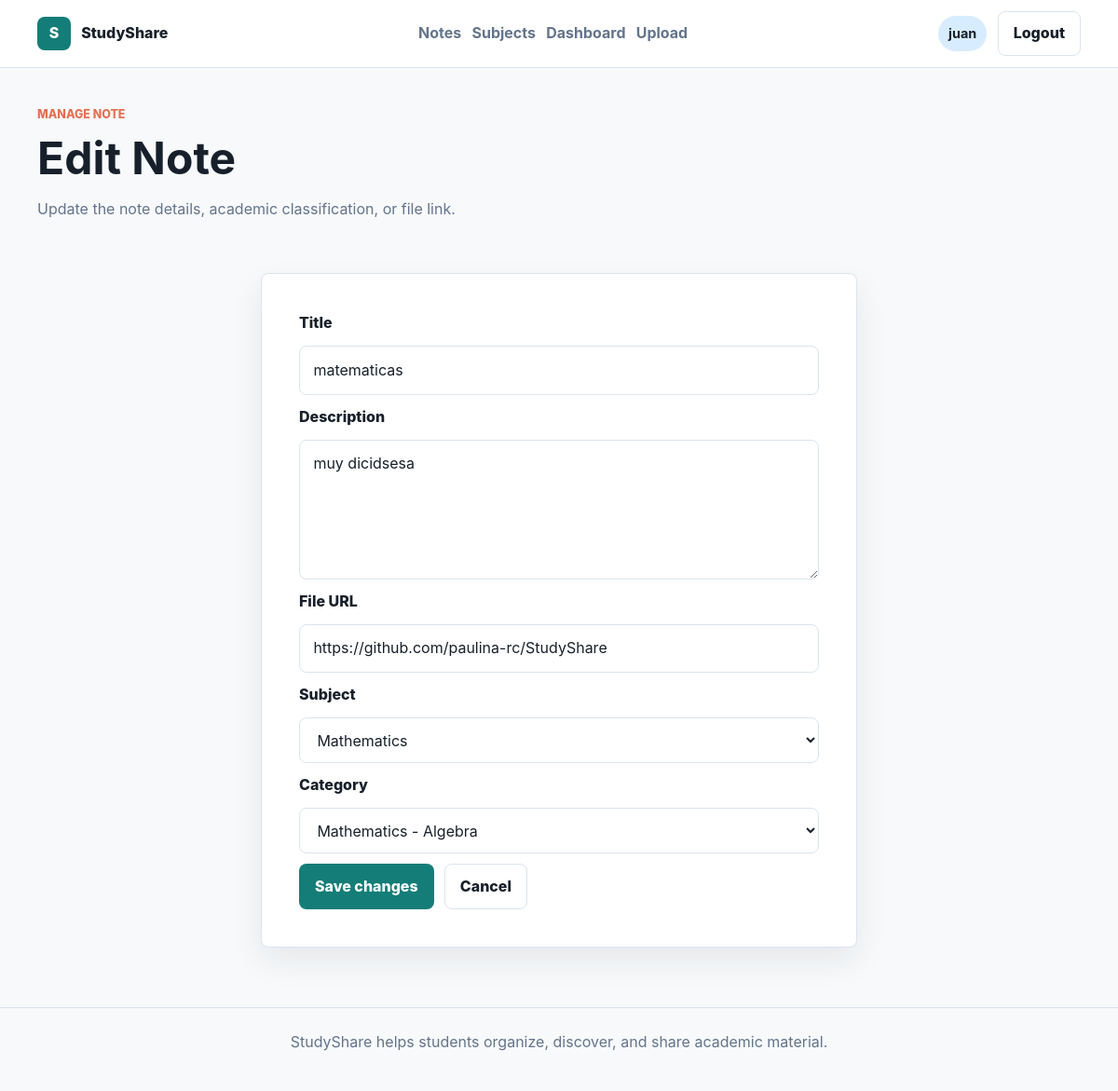
The app's page /notes/1/edit (signed in) with its own data.
### app/models/user.py (models this page shows, shortened)
class User(db.Model, UserMixin):
    __tablename__ = "users"
    id = db.Column(db.Integer, primary_key=True)
    username = db.Column(
        db.String(50),
        unique=True,
        nullable=False
    )
    email = db.Column(
        db.String(120),
        unique=True,
        nullable=False
    )
    password = db.Column(
        db.String(255),
        nullable=False
    )
    created_at = db.Column(
        db.DateTime,
        server_default=db.func.now()
    )
    notes = db.relationship(
        "Note",
        backref="author",
        lazy=True
    )

### app/models/note.py (models this page shows, shortened)
class Note(db.Model):
    __tablename__ = "notes"
    id = db.Column(db.Integer, primary_key=True)
    title = db.Column(
        db.String(150),
        nullable=False
    )
    description = db.Column(
        db.Text,
        nullable=False
    )
    file_url = db.Column(
        db.String(255),
        nullable=False
    )
    user_id = db.Column(
        db.Integer,
        db.ForeignKey("users.id"),
        nullable=False
    )
    subject_id = db.Column(
        db.Integer,
        db.ForeignKey("subjects.id"),
        nullable=False
    )
    category_id = db.Column(
        db.Integer,
        db.ForeignKey("categories.id"),
        nullable=False
    )
    created_at = db.Column(
        db.DateTime,
        server_default=db.func.now()
    )

### app/models/subject.py (models this page shows, shortened)
class Subject(db.Model):
    __tablename__ = "subjects"
    id = db.Column(db.Integer, primary_key=True)
    name = db.Column(
        db.String(100),
        unique=True,
        nullable=False
    )
    description = db.Column(
        db.Text,
        nullable=False
    )
    categories = db.relationship(
        "Category",
        backref="subject",
        lazy=True,
        cascade="all, delete-orphan"
    )
    notes = db.relationship(
        "Note",
        backref="subject",
        lazy=True
    )

### app/routes/notes.py (the view, shortened to what this page needs)
@notes.route("/notes/<int:note_id>/edit", methods=["GET", "POST"])
@login_required
def edit_note(note_id):
    note = Note.query.get_or_404(note_id)
    validate_note_owner(note)
    subjects = Subject.query.order_by(Subject.name.asc()).all()
    categories = Category.query.order_by(Category.name.asc()).all()
    return render_template(
        "edit_note.html",
        note=note,
        subjects=subjects,
        categories=categories
    )

### app/models/user.py (called while the page is built)
@login_manager.user_loader
def load_user(user_id):
    return User.query.get(int(user_id))

### app/routes/notes.py (called while the page is built)
def validate_note_owner(note):
    if note.user_id != current_user.id:
        abort(403)

### app/templates/edit_note.html (shortened to what this page needs)
{% extends "base.html" %}
{% block content %}
    <section class="page-heading">
        <div>
            <p class="eyebrow">Manage note</p>
            <h1>Edit Note</h1>
            <p class="muted">Update the note details, academic classification, or file link.</p>
        </div>
    </section>
    <section class="form-shell">
        <form class="form-card" method="POST">
            <label for="title">Title</label>
            <input id="title" type="text" name="title" value="{{ note.title }}" required>
            <label for="description">Description</label>
            <textarea id="description" name="description" required>{{ note.description }}</textarea>
            <label for="file_url">File URL</label>
            <input id="file_url" type="url" name="file_url" value="{{ note.file_url }}" required>
            <label for="subject_id">Subject</label>
            <select id="subject_id" name="subject_id" required>
                {% for subject in subjects %}
                    <option value="{{ subject.id }}" {% if subject.id == note.subject_id %}selected{% endif %}>
                        {{ subject.name }}
                    </option>
                {% endfor %}
            </select>
            <label for="category_id">Category</label>
            <select id="category_id" name="category_id" required>
                {% for category in categories %}
                    <option value="{{ category.id }}" {% if category.id == note.category_id %}selected{% endif %}>
                        {{ category.subject.name }} - {{ category.name }}
                    </option>
                {% endfor %}
            </select>
            <div class="form-actions">
                <button class="button button-primary" type="submit">Save changes</button>
                <a class="button button-secondary" href="{{ url_for('notes.note_detail', note_id=note.id) }}">Cancel</a>
            </div>
        </form>
    </section>
{% endblock %}

### app/templates/base.html (shortened to what this page needs)
<!DOCTYPE html>
<html lang="en">
<head>
    <link rel="stylesheet" href="{{ url_for('static', filename='css/main.css') }}">
</head>
<body>
    <header class="site-header">
        <nav class="navbar">
            <a class="brand" href="{{ url_for('home') }}">
                <span class="brand-mark">S</span>
                <span>StudyShare</span>
            </a>
            <div class="nav-links">
                <a href="{{ url_for('notes.list_notes') }}">Notes</a>
                <a href="{{ url_for('subjects.list_subjects') }}">Subjects</a>
                {% if current_user.is_authenticated %}
                    <a href="{{ url_for('auth.dashboard') }}">Dashboard</a>
                    <a href="{{ url_for('notes.upload_note') }}">Upload</a>
                {% endif %}
            </div>
            <div class="user-actions">
                {% if current_user.is_authenticated %}
                    <span class="user-chip">{{ current_user.username }}</span>
                    <a class="button button-secondary" href="{{ url_for('auth.logout') }}">Logout</a>
                {% else %}
                    <a class="button button-secondary" href="{{ url_for('auth.login') }}">Login</a>
                    <a class="button button-primary" href="{{ url_for('auth.register') }}">Register</a>
                {% endif %}
            </div>
        </nav>
    </header>
    <main class="page-shell">
        {% block content %}{% endblock %}
    </main>
    <footer class="site-footer">
        <p>StudyShare helps students organize, discover, and share academic material.</p>
    </footer>
</body>
</html>

### app/static/css/main.css (style rules this page uses)
:root { --color-bg: #f7f9fb; --color-surface: #ffffff; --color-ink: #17202a; --color-muted: #64748b; --color-border: #dbe4ee; --color-primary: #147d78; --color-primary-dark: #0f5f5b; --color-coral: #e76f51; --color-amber: #f2b84b; --color-sky: #d8ecff; --shadow-soft: 0 14px 34px rgba(23, 32, 42, 0.08); --radius: 8px; --space-xs: 0.35rem; --space-sm: 0.7rem; --space-md: 1rem; --space-lg: 1.5rem; --space-xl: 2.5rem; --space-2xl: 4rem; --font-body: Inter, ui-sans-serif, system-ui, -apple-system, BlinkMacSystemFont, "Segoe UI", sans-serif; }
* { box-sizing: border-box; }
body { margin: 0; min-height: 100vh; background: var(--color-bg); color: var(--color-ink); font-family: var(--font-body); line-height: 1.6; }
a { color: inherit; text-decoration: none; }
h1, h2, h3, h4, p { margin-top: 0; }
h1 { font-size: clamp(2rem, 4vw, 3.4rem); line-height: 1.05; margin-bottom: var(--space-md); }
input, textarea, select, button { font: inherit; }
.site-header { position: sticky; top: 0; z-index: 20; background: rgba(255, 255, 255, 0.92); border-bottom: 1px solid var(--color-border); backdrop-filter: blur(14px); }
.navbar { width: min(1120px, calc(100% - 32px)); margin: 0 auto; min-height: 72px; display: flex; align-items: center; justify-content: space-between; gap: var(--space-lg); }
.brand, .nav-links, .user-actions, .heading-actions, .hero-actions, .form-actions { display: flex; align-items: center; gap: var(--space-sm); }
.brand { font-weight: 800; color: var(--color-ink); }
.brand-mark { width: 36px; height: 36px; display: inline-grid; place-items: center; border-radius: var(--radius); background: var(--color-primary); color: white; }
.nav-links a { color: var(--color-muted); font-weight: 650; }
.user-chip { padding: 0.45rem 0.7rem; border-radius: 999px; background: var(--color-sky); color: var(--color-ink); font-size: 0.9rem; font-weight: 700; }
.page-shell { width: min(1120px, calc(100% - 32px)); margin: 0 auto; padding: var(--space-xl) 0 var(--space-2xl); }
.site-footer { border-top: 1px solid var(--color-border); padding: var(--space-lg); text-align: center; color: var(--color-muted); }
.eyebrow, .card-kicker { color: var(--color-coral); font-size: 0.78rem; font-weight: 800; letter-spacing: 0; text-transform: uppercase; }
.muted { color: var(--color-muted); }
.button { min-height: 42px; display: inline-flex; align-items: center; justify-content: center; border: 1px solid transparent; border-radius: var(--radius); padding: 0.65rem 1rem; font-weight: 800; cursor: pointer; }
.button-primary { background: var(--color-primary); color: white; }
.button-secondary { background: var(--color-surface); border-color: var(--color-border); color: var(--color-ink); }
.page-heading { display: flex; align-items: flex-end; justify-content: space-between; gap: var(--space-lg); margin-bottom: var(--space-xl); }
.card, .note-card, .subject-card, .stat-card, .auth-panel, .form-card, .detail-sidebar, .empty-state { background: var(--color-surface); border: 1px solid var(--color-border); border-radius: var(--radius); box-shadow: var(--shadow-soft); }
.form-shell, .auth-layout { display: grid; place-items: center; }
.form-card { display: grid; gap: var(--space-sm); width: min(640px, 100%); padding: var(--space-xl); }
label { color: var(--color-ink); font-weight: 800; }
input, textarea, select { width: 100%; border: 1px solid var(--color-border); border-radius: var(--radius); background: white; color: var(--color-ink); padding: 0.78rem 0.9rem; }
textarea { min-height: 150px; resize: vertical; }

### records on screen
User: username "juan"
Note: title "matematicas", description "muy dicidsesa", file_url "https://github.com/paulina-rc/StudyShare", subject_id "Mathematics", category_id "Mathematics - Algebra"
